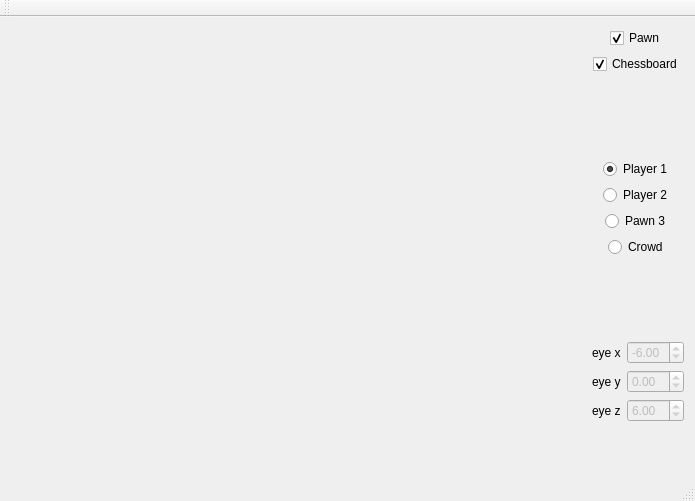
<?xml version="1.0" encoding="UTF-8"?>
<ui version="4.0">
 <class>MainWindow</class>
 <widget class="QMainWindow" name="MainWindow">
  <property name="geometry">
   <rect>
    <x>0</x>
    <y>0</y>
    <width>695</width>
    <height>501</height>
   </rect>
  </property>
  <property name="windowTitle">
   <string>MainWindow</string>
  </property>
  <widget class="QWidget" name="centralWidget">
   <layout class="QGridLayout" name="gridLayout">
    <item row="0" column="0" rowspan="2">
     <widget class="GLDisplay" name="widget" native="true">
      <property name="sizePolicy">
       <sizepolicy hsizetype="MinimumExpanding" vsizetype="MinimumExpanding">
        <horstretch>0</horstretch>
        <verstretch>0</verstretch>
       </sizepolicy>
      </property>
     </widget>
    </item>
    <item row="0" column="2">
     <layout class="QVBoxLayout" name="verticalLayout" stretch="0,0,0,0,0,0,0,0,0">
      <property name="leftMargin">
       <number>0</number>
      </property>
      <property name="topMargin">
       <number>0</number>
      </property>
      <item alignment="Qt::AlignHCenter">
       <widget class="QCheckBox" name="checkBoxPawn">
        <property name="text">
         <string>Pawn</string>
        </property>
        <property name="checked">
         <bool>true</bool>
        </property>
       </widget>
      </item>
      <item alignment="Qt::AlignHCenter">
       <widget class="QCheckBox" name="checkBoxChessboard">
        <property name="text">
         <string>Chessboard</string>
        </property>
        <property name="checked">
         <bool>true</bool>
        </property>
       </widget>
      </item>
      <item>
       <spacer name="verticalSpacer_3">
        <property name="orientation">
         <enum>Qt::Vertical</enum>
        </property>
        <property name="sizeHint" stdset="0">
         <size>
          <width>20</width>
          <height>40</height>
         </size>
        </property>
       </spacer>
      </item>
      <item alignment="Qt::AlignHCenter">
       <widget class="QRadioButton" name="radioButtonPlayer1">
        <property name="text">
         <string>Player 1</string>
        </property>
        <property name="checked">
         <bool>true</bool>
        </property>
        <attribute name="buttonGroup">
         <string notr="true">cameraGroup</string>
        </attribute>
       </widget>
      </item>
      <item alignment="Qt::AlignHCenter">
       <widget class="QRadioButton" name="radioButtonPlayer2">
        <property name="text">
         <string>Player 2</string>
        </property>
        <attribute name="buttonGroup">
         <string notr="true">cameraGroup</string>
        </attribute>
       </widget>
      </item>
      <item alignment="Qt::AlignHCenter">
       <widget class="QRadioButton" name="radioButtonPawn3">
        <property name="text">
         <string>Pawn 3</string>
        </property>
        <attribute name="buttonGroup">
         <string notr="true">cameraGroup</string>
        </attribute>
       </widget>
      </item>
      <item alignment="Qt::AlignHCenter">
       <widget class="QRadioButton" name="radioButtonCrowd">
        <property name="text">
         <string>Crowd</string>
        </property>
        <attribute name="buttonGroup">
         <string notr="true">cameraGroup</string>
        </attribute>
       </widget>
      </item>
      <item>
       <spacer name="verticalSpacer">
        <property name="orientation">
         <enum>Qt::Vertical</enum>
        </property>
        <property name="sizeHint" stdset="0">
         <size>
          <width>20</width>
          <height>40</height>
         </size>
        </property>
       </spacer>
      </item>
      <item>
       <layout class="QGridLayout" name="gridLayout_2">
        <item row="1" column="1">
         <widget class="QDoubleSpinBox" name="doubleSpinBoxCameraY">
          <property name="enabled">
           <bool>false</bool>
          </property>
          <property name="minimum">
           <double>-8.000000000000000</double>
          </property>
          <property name="maximum">
           <double>8.000000000000000</double>
          </property>
          <property name="singleStep">
           <double>0.100000000000000</double>
          </property>
         </widget>
        </item>
        <item row="1" column="0" alignment="Qt::AlignHCenter">
         <widget class="QLabel" name="labelY">
          <property name="text">
           <string>eye y</string>
          </property>
         </widget>
        </item>
        <item row="0" column="0" alignment="Qt::AlignHCenter">
         <widget class="QLabel" name="labelX">
          <property name="text">
           <string>eye x</string>
          </property>
         </widget>
        </item>
        <item row="2" column="0" alignment="Qt::AlignHCenter">
         <widget class="QLabel" name="labelZ">
          <property name="text">
           <string>eye z</string>
          </property>
         </widget>
        </item>
        <item row="0" column="1">
         <widget class="QDoubleSpinBox" name="doubleSpinBoxCameraX">
          <property name="enabled">
           <bool>false</bool>
          </property>
          <property name="minimum">
           <double>-8.000000000000000</double>
          </property>
          <property name="maximum">
           <double>8.000000000000000</double>
          </property>
          <property name="singleStep">
           <double>0.100000000000000</double>
          </property>
          <property name="value">
           <double>-6.000000000000000</double>
          </property>
         </widget>
        </item>
        <item row="2" column="1">
         <widget class="QDoubleSpinBox" name="doubleSpinBoxCameraZ">
          <property name="enabled">
           <bool>false</bool>
          </property>
          <property name="maximum">
           <double>10.000000000000000</double>
          </property>
          <property name="singleStep">
           <double>0.100000000000000</double>
          </property>
          <property name="value">
           <double>6.000000000000000</double>
          </property>
         </widget>
        </item>
        <item row="3" column="1">
         <spacer name="verticalSpacer_2">
          <property name="orientation">
           <enum>Qt::Vertical</enum>
          </property>
          <property name="sizeHint" stdset="0">
           <size>
            <width>20</width>
            <height>40</height>
           </size>
          </property>
         </spacer>
        </item>
       </layout>
      </item>
     </layout>
    </item>
   </layout>
  </widget>
  <widget class="QMenuBar" name="menuBar">
   <property name="geometry">
    <rect>
     <x>0</x>
     <y>0</y>
     <width>695</width>
     <height>25</height>
    </rect>
   </property>
  </widget>
  <widget class="QToolBar" name="mainToolBar">
   <attribute name="toolBarArea">
    <enum>TopToolBarArea</enum>
   </attribute>
   <attribute name="toolBarBreak">
    <bool>false</bool>
   </attribute>
  </widget>
  <widget class="QStatusBar" name="statusBar"/>
 </widget>
 <layoutdefault spacing="6" margin="11"/>
 <customwidgets>
  <customwidget>
   <class>GLDisplay</class>
   <extends>QWidget</extends>
   <header location="global">gldisplay.h</header>
   <container>1</container>
   <slots>
    <slot>setChessboardDrawable(bool)</slot>
    <slot>setDefault()</slot>
    <slot>setPawnDrawable(bool)</slot>
    <slot>setAngleX(int)</slot>
    <slot>setAngleY(int)</slot>
    <slot>setPlayer1()</slot>
    <slot>setPlayer2()</slot>
    <slot>setPawn3()</slot>
    <slot>setPawn4()</slot>
    <slot>setCrowd()</slot>
    <slot>setCrowdEyeX(double)</slot>
    <slot>setCrowdEyeY(double)</slot>
    <slot>setCrowdEyeZ(double)</slot>
   </slots>
  </customwidget>
 </customwidgets>
 <resources/>
 <connections>
  <connection>
   <sender>checkBoxChessboard</sender>
   <signal>toggled(bool)</signal>
   <receiver>widget</receiver>
   <slot>setChessboardDrawable(bool)</slot>
   <hints>
    <hint type="sourcelabel">
     <x>657</x>
     <y>97</y>
    </hint>
    <hint type="destinationlabel">
     <x>291</x>
     <y>88</y>
    </hint>
   </hints>
  </connection>
  <connection>
   <sender>checkBoxPawn</sender>
   <signal>toggled(bool)</signal>
   <receiver>widget</receiver>
   <slot>setPawnDrawable(bool)</slot>
   <hints>
    <hint type="sourcelabel">
     <x>636</x>
     <y>69</y>
    </hint>
    <hint type="destinationlabel">
     <x>301</x>
     <y>62</y>
    </hint>
   </hints>
  </connection>
  <connection>
   <sender>radioButtonPlayer1</sender>
   <signal>clicked()</signal>
   <receiver>widget</receiver>
   <slot>setPlayer1()</slot>
   <hints>
    <hint type="sourcelabel">
     <x>671</x>
     <y>169</y>
    </hint>
    <hint type="destinationlabel">
     <x>491</x>
     <y>241</y>
    </hint>
   </hints>
  </connection>
  <connection>
   <sender>radioButtonPlayer2</sender>
   <signal>clicked()</signal>
   <receiver>widget</receiver>
   <slot>setPlayer2()</slot>
   <hints>
    <hint type="sourcelabel">
     <x>671</x>
     <y>197</y>
    </hint>
    <hint type="destinationlabel">
     <x>511</x>
     <y>271</y>
    </hint>
   </hints>
  </connection>
  <connection>
   <sender>radioButtonPawn3</sender>
   <signal>clicked()</signal>
   <receiver>widget</receiver>
   <slot>setPawn3()</slot>
   <hints>
    <hint type="sourcelabel">
     <x>669</x>
     <y>225</y>
    </hint>
    <hint type="destinationlabel">
     <x>503</x>
     <y>298</y>
    </hint>
   </hints>
  </connection>
  <connection>
   <sender>radioButtonCrowd</sender>
   <signal>clicked()</signal>
   <receiver>widget</receiver>
   <slot>setCrowd()</slot>
   <hints>
    <hint type="sourcelabel">
     <x>666</x>
     <y>253</y>
    </hint>
    <hint type="destinationlabel">
     <x>516</x>
     <y>399</y>
    </hint>
   </hints>
  </connection>
  <connection>
   <sender>radioButtonCrowd</sender>
   <signal>toggled(bool)</signal>
   <receiver>doubleSpinBoxCameraZ</receiver>
   <slot>setEnabled(bool)</slot>
   <hints>
    <hint type="sourcelabel">
     <x>649</x>
     <y>246</y>
    </hint>
    <hint type="destinationlabel">
     <x>661</x>
     <y>404</y>
    </hint>
   </hints>
  </connection>
  <connection>
   <sender>radioButtonCrowd</sender>
   <signal>toggled(bool)</signal>
   <receiver>doubleSpinBoxCameraY</receiver>
   <slot>setEnabled(bool)</slot>
   <hints>
    <hint type="sourcelabel">
     <x>625</x>
     <y>245</y>
    </hint>
    <hint type="destinationlabel">
     <x>655</x>
     <y>378</y>
    </hint>
   </hints>
  </connection>
  <connection>
   <sender>radioButtonCrowd</sender>
   <signal>toggled(bool)</signal>
   <receiver>doubleSpinBoxCameraX</receiver>
   <slot>setEnabled(bool)</slot>
   <hints>
    <hint type="sourcelabel">
     <x>604</x>
     <y>252</y>
    </hint>
    <hint type="destinationlabel">
     <x>651</x>
     <y>340</y>
    </hint>
   </hints>
  </connection>
  <connection>
   <sender>doubleSpinBoxCameraX</sender>
   <signal>valueChanged(double)</signal>
   <receiver>widget</receiver>
   <slot>setCrowdEyeX(double)</slot>
   <hints>
    <hint type="sourcelabel">
     <x>658</x>
     <y>351</y>
    </hint>
    <hint type="destinationlabel">
     <x>481</x>
     <y>328</y>
    </hint>
   </hints>
  </connection>
  <connection>
   <sender>doubleSpinBoxCameraY</sender>
   <signal>valueChanged(double)</signal>
   <receiver>widget</receiver>
   <slot>setCrowdEyeY(double)</slot>
   <hints>
    <hint type="sourcelabel">
     <x>637</x>
     <y>364</y>
    </hint>
    <hint type="destinationlabel">
     <x>542</x>
     <y>365</y>
    </hint>
   </hints>
  </connection>
  <connection>
   <sender>doubleSpinBoxCameraZ</sender>
   <signal>valueChanged(double)</signal>
   <receiver>widget</receiver>
   <slot>setCrowdEyeZ(double)</slot>
   <hints>
    <hint type="sourcelabel">
     <x>643</x>
     <y>409</y>
    </hint>
    <hint type="destinationlabel">
     <x>553</x>
     <y>432</y>
    </hint>
   </hints>
  </connection>
 </connections>
 <slots>
  <slot>setDefault()</slot>
 </slots>
 <buttongroups>
  <buttongroup name="cameraGroup"/>
 </buttongroups>
</ui>
